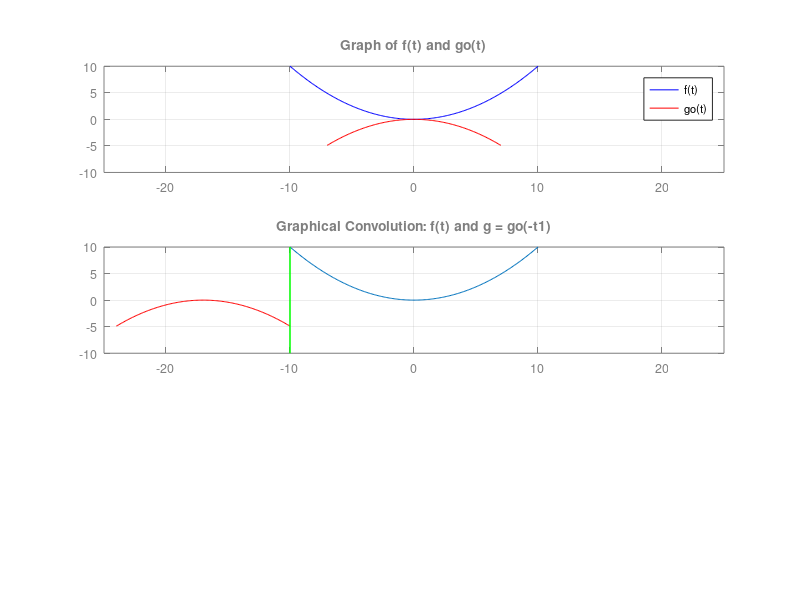

The MATLAB source for this figure: (Note: this script raises an error after producing the figure.)
% color of axis constant
  axis_color= [0.5 0.5 0.5];

% sampling interval constant
  s_int = 0.1;

% interval for function 'f(t)'
  t = -10:s_int:10;

% definition of function 'f(t)'
   f = 0.1*(t.^2);
%  f = 5*ones(1, length(t)); 
%  f = t;

% interval for function 'go(t1)'
  t1 = -7:s_int:7;

% definition of function 'go(t1)'
go = -0.1*(t1.^2);
% go = .1*(t1.^3);
% go = 5*cos(2*pi*t1);
% go = 5*ones(1, length(t1));
% go = zeros(1, length(t1));go(1)=5;


% convolve: note the multiplation by the sampling interval
  c = s_int * conv(f, go);

% Animation %%%%%%%%%%%%%%%%%%%%%%%%%%%%%%%%%%%%%%%%%%%%%%%%%%%%
% flip 'go(t1)' for the graphical convolutions g = go(-t1)
  g = fliplr(go);
  tf = fliplr(-t1);

% slide range of 'g' to discard non-ovelapping areas with 'f' in the convolution
  tf = tf + ( min(t)-max(tf) );

% get the range of function 'c' which is the convolution of 'f(t)' and 'go(t1)'
  tc = [ tf t(2:end)];
  tc = tc+max(t1);

% start graphical output with three subplots
  a_fig = figure;
  set(a_fig, 'Name', 'Animated Convolution', 'unit', 'pixel', ...
             'Position', [300, 150, 600, 750]);

% plot f(t) and go(t1)  
  ax_1 = subplot(3,1,1);
  op = plot(t,f, 'b',  t1, go, 'r');
  hold on; grid on;
  set(ax_1, 'XColor', axis_color, 'YColor', axis_color, 'Color', 'w', 'Fontsize', 9);
  xlim( [ ( min(t)-abs(max(tf)-min(tf)) - 1 ) ( max(t)+abs(max(tf)-min(tf)) + 1 ) ] );
  title('Graph of f(t) and go(t)', 'Color', axis_color );
  legend({'f(t)' 'go(t)'});

% initialize animation the plot of 'g' is slided over the plot of 'f'

% plot f in the subplot number 2
  ax_2 = subplot(3,1,2);
  p = plot(t, f);
  hold on; grid on;
  title('Graphical Convolution: f(t) and g = go(-t1)', 'Color', axis_color );
  
% plot g in the subplot number 2
  q = plot(tf, g, 'r');
  xlim( [ ( min(t)-abs(max(tf)-min(tf))-1 ) ( max(t)+abs(max(tf)-min(tf))+1 ) ] );
  u_ym = get(ax_2, 'ylim');

% plot two vertical lines to show the range of ovelapped area
  s_l = line( [min(t) min(t)], [u_ym(1) u_ym(2)], 'color', 'g'  );
  e_l = line( [min(t) min(t)], [u_ym(1) u_ym(2)], 'color', 'g'  );
  hold on; grid on;
  set(ax_2, 'XColor', axis_color, 'YColor', axis_color, 'Color', 'w', 'Fontsize', 9);

  % put a yellow shade on ovelapped region
  sg = rectangle('Position', [min(t) u_ym(1) 0.0001 u_ym(2)-u_ym(1)], ...
                 'EdgeColor', 'w', 'FaceColor', [1 1 0 0.5], ...
                 'EraseMode', 'xor');
  
  
% initialize the plot the convolution result 'c'
  ax_3 = subplot(3,1,3);
  r = plot(tc, c);
  grid on; hold on;
  set(ax_3, 'XColor', axis_color, 'YColor', axis_color, 'Fontsize', 9);
  % xlim( [ min(tc)-1 max(tc)+1 ] );
  xlim( [ ( min(t)-abs(max(tf)-min(tf)) - 1 ) ( max(t)+abs(max(tf)-min(tf)) + 1 ) ] );
  title('Convolutional Product c(t)', 'Color', axis_color );

% animation block
  for i=1:length(tc)
    
    % control speed of animation minimum is 0, the lower the faster
      pause(0.01);
      drawnow;
      
    % update the position of sliding function 'g', its handle is 'q'
      tf=tf+s_int;
      set(q,'EraseMode','xor');
      set(q,'XData',tf,'YData',g);

    % show overlapping regions
    
    % show a vetical line for a left boundary of overlapping region
      sx = min( max( tf(1), min(t) ), max(t) );  
      sx_a = [sx sx];
      set(s_l,'EraseMode','xor');
      set(s_l, 'XData', sx_a);

    % show a second vetical line for the right boundary of overlapping region
      ex = min( tf(end), max(t) );  
      ex_a = [ex ex];
      set(e_l,'EraseMode','xor');
      set(e_l, 'XData', ex_a);
      
    % update shading on ovelapped region
      rpos = [sx u_ym(1) max(0.0001, ex-sx) u_ym(2)-u_ym(1)];  
      set(sg, 'Position', rpos);
      
    % update the plot of convolutional product 'c', its handle is r
      set(r,'EraseMode','xor');
      set(r,'XData',tc(1:i),'YData',c(1:i) );
    
  end